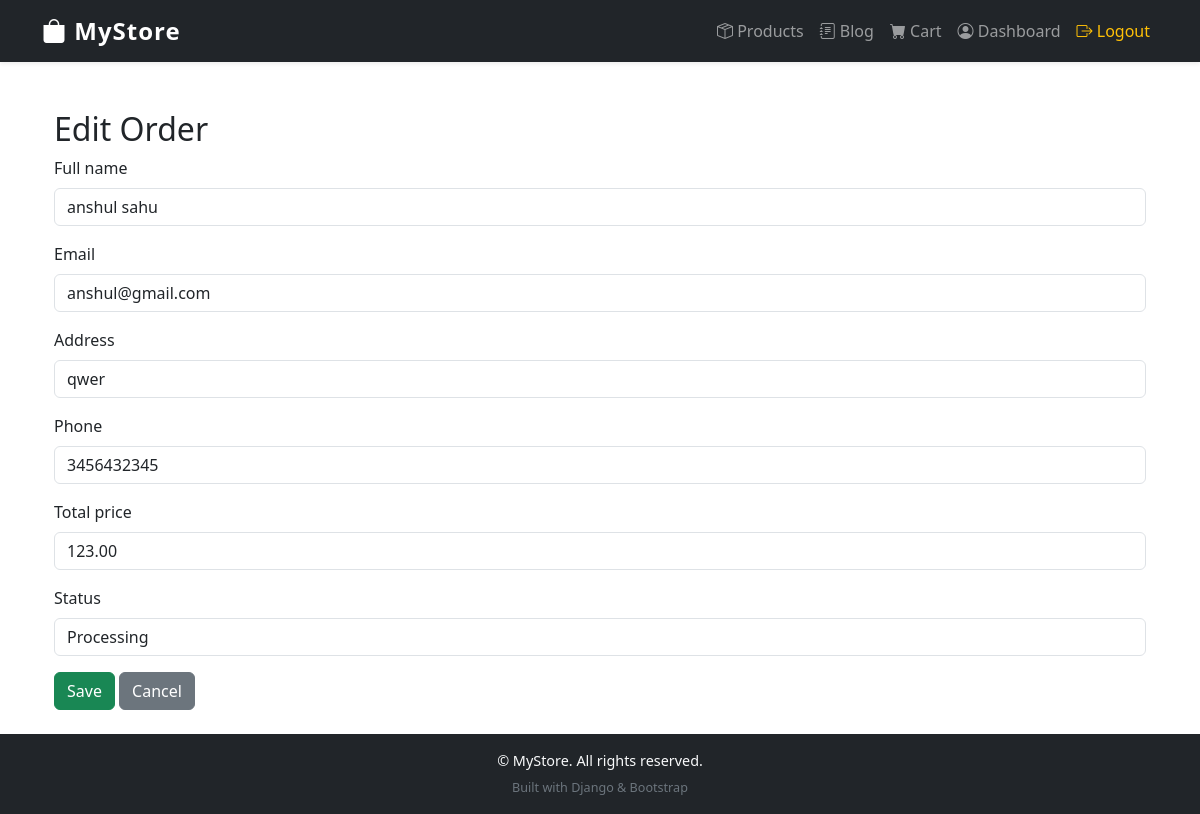
Screenshot of /store/orders/2/edit/ (signed in) with the database file from the repository.
### store/models.py (models this page shows, shortened)
class Order(models.Model):
    STATUS_CHOICES = [
        ("pending", "Pending"),
        ("processing", "Processing"),
        ("completed", "Completed"),
        ("cancelled", "Cancelled"),
    ]
    user = models.ForeignKey(User, on_delete=models.SET_NULL, null=True, blank=True)
    full_name = models.CharField(max_length=255)
    email = models.EmailField()
    address = models.TextField()
    phone = models.CharField(max_length=20)
    total_price = models.DecimalField(max_digits=10, decimal_places=2, default=0)
    status = models.CharField(max_length=20, choices=STATUS_CHOICES, default="pending")
    created_at = models.DateTimeField(auto_now_add=True)

### store/views.py (the view)
# urls.py: path('orders/<int:pk>/edit/', views.order_update, name='order_edit'),
@login_required(login_url='accounts:login')
def order_update(request, pk):
    order = get_object_or_404(Order, pk=pk)
    if request.method == 'POST':
        form = OrderForm(request.POST, instance=order)
        if form.is_valid():
            form.save()
            return redirect('store:order_list')
    else:
        form = OrderForm(instance=order)
    return render(request, 'store/order_form.html', {'form': form, 'title': 'Edit Order'})

### store/forms.py
class OrderForm(forms.ModelForm):
    class Meta:
        model = Order
        fields = ['full_name', 'email', 'address', 'phone', 'total_price', 'status']
        widgets = {
            'full_name': forms.TextInput(attrs={'placeholder': 'Enter your full name'}),
            'email': forms.EmailInput(attrs={'placeholder': 'Enter your email'}),
            'address': forms.TextInput(attrs={'placeholder': 'Enter your address'}),
            'phone': forms.TextInput(attrs={'placeholder': 'Enter your phone number'}),
            'total_price': forms.NumberInput(attrs={'placeholder': 'Enter total price'}),
            'status': forms.Select(choices=Order.STATUS_CHOICES),
        }

### accounts/models.py (called while the page is built)
    @property
    def is_staff(self):
        return self.is_admin

### store/templates/store/order_form.html (shortened to what this page needs)
{% extends "base.html" %}
{% load widget_tweaks %}
{% block content %}
<div class="container mt-4">
    <h2>{{ title }}</h2>
    <form method="POST">
        {% for field in form %}
        <div class="mb-3">
            <label for="{{ field.id_for_label }}" class="form-label">{{ field.label }}</label>
            {{ field|add_class:"form-control" }}
        </div>
        {% endfor %}
        <button type="submit" class="btn btn-success">Save</button>
        <a href="{% url 'store:order_list' %}" class="btn btn-secondary">Cancel</a>
    </form>
</div>
{% endblock %}

### static/css/style.css (style rules this page uses)
body { font-family: 'Segoe UI', Tahoma, Geneva, Verdana, sans-serif; }

### rows the page displays
Order: form "anshul sahu" "anshul@gmail.com" "qwer" "3456432345" "123.00" "Processing"

### other values shown
{{ title }} "Edit Order"
{{ field.label }} "Full name" "Email" "Address" "Phone" "Total price" "Status"
